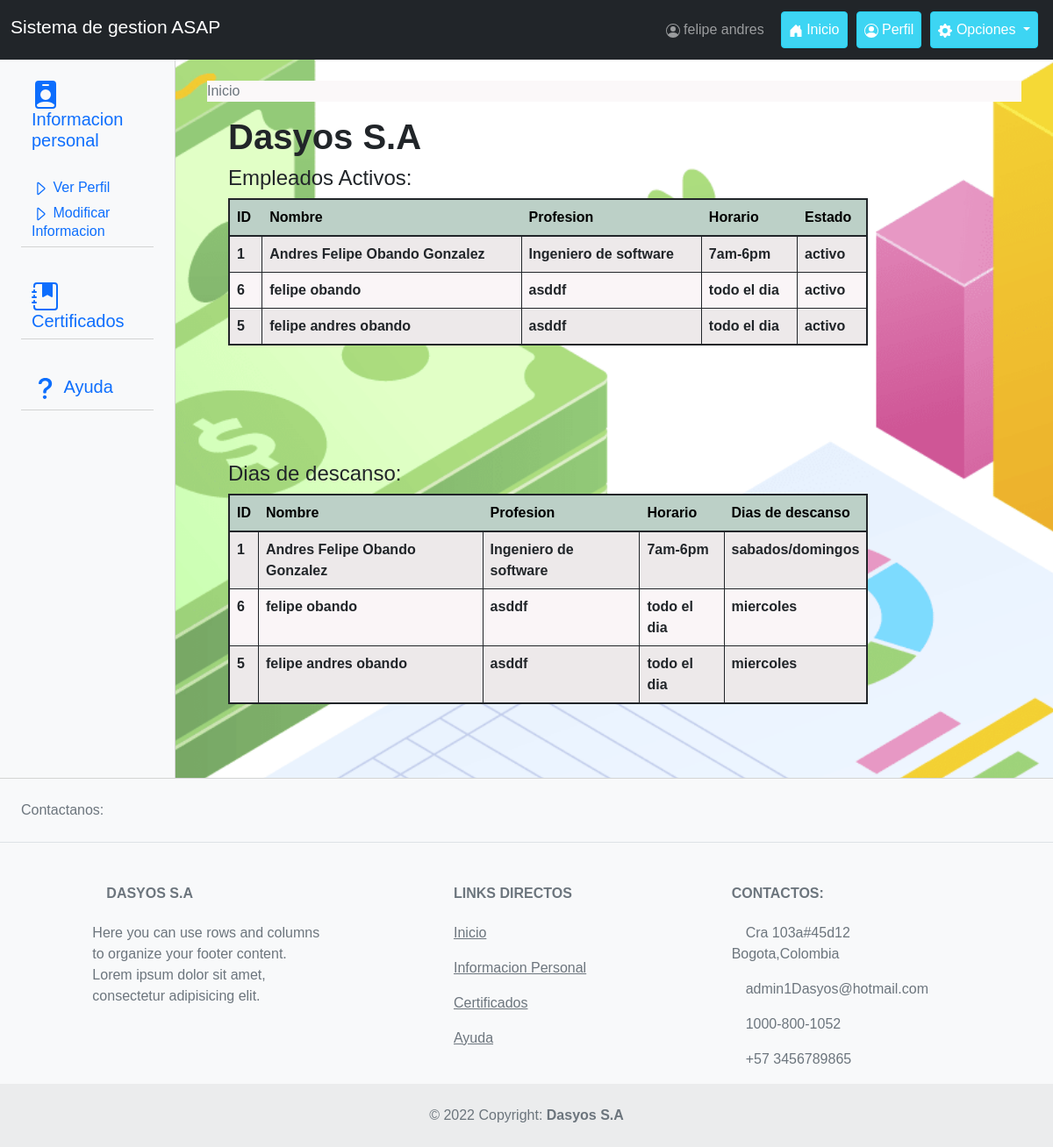
The app's page /usuario/Vista/index.php (signed in) with its own data.
### tables this page shows
CREATE TABLE `empleado` (
  `id_empleado` int(11) NOT NULL AUTO_INCREMENT,
  `Nombre_emp` varchar(30) NOT NULL,
  `Apellido_emp` varchar(30) NOT NULL,
  `Documento_emp` varchar(15) NOT NULL,
  `Edad_emp` int(11) NOT NULL,
  `Salario_emp` int(11) NOT NULL,
  `Direccion_emp` varchar(30) NOT NULL,
  `Correo_emp` varchar(30) NOT NULL,
  `Telefono_emp` varchar(15) NOT NULL,
  `Horario_emp` varchar(20) NOT NULL,
  `Estado_emp` enum('activo','inactivo') NOT NULL,
  `Cargo_emp` varchar(40) NOT NULL,
  `Area_emp` varchar(20) NOT NULL,
  `Funciones_emp` text NOT NULL,
  `Profesion_emp` text NOT NULL,
  `Diasdes_emp` varchar(30) NOT NULL,
  `Contraseña_usuario` varchar(20) NOT NULL,
  `NivelEducativo_emp` varchar(50) NOT NULL,
  `FechaAfiliacion_emp` date NOT NULL,
  `Admin` enum('si','no') NOT NULL,
  PRIMARY KEY (`id_empleado`),
  UNIQUE KEY `Documento_emp` (`Documento_emp`)
);

### usuario/Vista/index.php (the view, shortened to what this page needs)
<?php
$objCon = Conexion();
$sql = "select * from empleado where Documento_emp='$_SESSION[user]'";
$res = $objCon->query($sql);
$emp = $res->fetch_object();
?>
<!DOCTYPE html>
<html lang="es">
<head>
	<link href="../../css/Estilos.css" rel="stylesheet" type="text/css">
	<link href="https://cdn.jsdelivr.net/npm/bootstrap@5.1.3/dist/css/bootstrap.min.css" rel="stylesheet">
</head>
<body>
	<header>
		<nav class="navbar navbar-expand-lg navbar-dark static-top bg-dark">
			<div class="container-fluid">
				<div class="navbar-header">
					<a id="Barra" href="#" class="navbar-brand me-auto">
						<h4><small>Sistema de gestion ASAP</small></h4>
					</a>
				</div>
				<div class="collapse navbar-collapse justify-content-end" id="navbr">
					<ul class="nav navbar-nav">
						<li class="nav-item">
							<a href="perfil.php" class="btn btn-default boton nav-link">
								<span>
								</span>
								<?php echo $emp->Nombre_emp ?>
							</a>
						</li>
						<li class="nav-item">
							<a href="#" class="btn btn-info boton nav-link active">
								<span>
								</span>
								Inicio
							</a>
						</li>
						<li class="nav-item">
							<a href="perfil.php" class="btn btn-info boton nav-link active">
								<span>
								</span>
								Perfil
							</a>
						</li>
						<li class="nav-item dropdown">
							<a href="#" class="btn btn-info boton nav-link dropdown-toggle active" data-bs-toggle="dropdown">
								<span>
								</span>
								Opciones
							</a>
						</li>
					</ul>
				</div>
			</div>
		</nav>
	</header>
	<section class="container-fluid bg-light">
		<div class="main row">
			<aside class="col-xs-12 col-sm-2 col-md-3 col-lg-3 col-xl-2" style="border-right:1px solid #D3D4D3">
				<div class="container-fluid">
					<div class="row">
						<div class="mb-3 d-none d-md-block" style="border-bottom:1px solid #D3D4D3">
							<br />
							<a href="#seccion" class="links" style="padding:0px;" data-bs-toggle="collapse">
								<h5>
									<span>
									</span>
									Informacion personal
								</h5>
							</a>
							<div class="collapse show" id="seccion">
								<br />
								<div class="card card-body bg-light" style="border:0px;padding:0px;">
									<h6><a href="perfil.php" class="links">
											<span>
												<svg xmlns="http://www.w3.org/2000/svg" width="20" height="20" fill="currentColor" class="bi bi-caret-right" viewBox="0 0 16 16">
													<path d="M6 12.796V3.204L11.481 8 6 12.796zm.659.753 5.48-4.796a1 1 0 0 0 0-1.506L6.66 2.451C6.011 1.885 5 2.345 5 3.204v9.592a1 1 0 0 0 1.659.753z" />
												</svg>
											</span>
											Ver Perfil
										</a></h6>
									<h6><a href="perfil_mod.php" class="links">
											<span>
												<svg xmlns="http://www.w3.org/2000/svg" width="20" height="20" fill="currentColor" class="bi bi-caret-right" viewBox="0 0 16 16">
													<path d="M6 12.796V3.204L11.481 8 6 12.796zm.659.753 5.48-4.796a1 1 0 0 0 0-1.506L6.66 2.451C6.011 1.885 5 2.345 5 3.204v9.592a1 1 0 0 0 1.659.753z" />
												</svg>
											</span>
											Modificar Informacion
										</a></h6>
								</div>
							</div>
						</div>
						<div class="mb-3 d-none d-md-block" style="border-bottom:1px solid #D3D4D3">
							<br />
							<a href="#seccion2" class="links" style="padding:0px;" data-bs-toggle="collapse">
								<h5>
									Certificados
								</h5>
							</a>
						</div>
						<div class="mb-3 d-none d-md-block" style="border-bottom:1px solid #D3D4D3">
							<br />
							<a href="#seccion3" class="links" style="padding:0px;" data-bs-toggle="collapse">
								<h5>
									<span>
									</span>
									Ayuda
								</h5>
							</a>
						</div>
						<div class="d-none d-sm-block">
							<br /><br /><br /><br /><br /><br /><br /><br /><br />
						</div>
						<br />
					</div>
				</div>
			</aside>
			<article class="col-xs-12 col-sm-10 col-md-9 col-lg-9 col-xl-10" id="fondoCentral">
				<div class="container-fluid">
					<br />
					<nav style="background:#FBF8F9;" aria-label="breadcrumb">
						<ol class="breadcrumb">
							<li class="breadcrumb-item active" aria-current="page">Inicio</li>
						</ol>
					</nav>
					<div class="container">
						<h1 id="h1Inicio"><strong>Dasyos S.A</strong></h1>
						<h4>Empleados Activos:</h4>
						<div class="row">
							<div class="table-responsive col-xs-10 offset-xs-1 col-lg-10  col-xl-10 scrol">
								<table class="table table-striped table-bordered table-hover" style="border:2px solid;">
									<thead>
										<tr class="table-active table-success">
											<th class="col-xs-4">ID</th>
											<th class="col-xs-4">Nombre</th>
											<th class="col-xs-4">Profesion</th>
											<th class="col-xs-4">Horario</th>
											<th class="col-xs-4">Estado</th>
										</tr>
									</thead>
									<tbody style="background:#FAF5F7;">
										<?php
										$sql2 = $objCon->prepare("select id_empleado,Nombre_emp,Apellido_emp,Profesion_emp,Horario_emp,Estado_emp from empleado where Estado_emp='activo' order by Nombre_emp");
										$sql2->execute();
										$res2 = $sql2->get_result();
										while ($emp = $res2->fetch_object()) {
										?>
											<tr>
												<td class="col-xs-4"><?php echo $emp->id_empleado ?></td>
												<td class="col-xs-4"><?php echo $emp->Nombre_emp . " " . $emp->Apellido_emp ?></td>
												<td class="col-xs-4"><?php echo $emp->Profesion_emp ?></td>
												<td class="col-xs-4"><?php echo $emp->Horario_emp ?></td>
												<td class="col-xs-4"><?php echo $emp->Estado_emp ?></td>
											</tr>
										<?php
										}
										?>
									</tbody>
								</table>
							</div>
						</div>
						<h4>Dias de descanso:</h4>
						<div class="row">
							<div class="table-responsive col-xs-10 offset-xs-1 col-lg-10 col-xl-10 scrol">
								<table class="table table-striped table-bordered table-hover" style="border:2px solid;">
									<thead>
										<tr class="table-active table-success">
											<th class="col-xs-4">ID</th>
											<th class="col-xs-4">Nombre</th>
											<th class="col-xs-4">Profesion</th>
											<th class="col-xs-4">Horario</th>
											<th class="col-xs-4">Dias de descanso</th>
										</tr>
									</thead>
									<tbody style="background:#FAF5F7;">
										<?php
										$sql3 = $objCon->prepare("select id_empleado,Nombre_emp,Apellido_emp,Profesion_emp,Horario_emp,Diasdes_emp from empleado order by Nombre_emp");
										$sql3->execute();
										$res3 = $sql3->get_result();
										while ($emp2 = $res3->fetch_object()) {
										?>
											<tr>
												<td class="col-xs-4"><?php echo $emp2->id_empleado ?></td>
												<td class="col-xs-4"><?php echo $emp2->Nombre_emp . " " . $emp2->Apellido_emp ?></td>
												<td class="col-xs-4"><?php echo $emp2->Profesion_emp ?></td>
												<td class="col-xs-4"><?php echo $emp2->Horario_emp ?></td>
												<td class="col-xs-4"><?php echo $emp2->Diasdes_emp ?></td>
											</tr>
										<?php
										}
										?>
									</tbody>
								</table>
							</div>
						</div>
					</div>
					<br />
				</div>
			</article>
		</div>
	</section>
	<footer class="text-center text-lg-start bg-light text-muted col-xs-12" style="border-top:1px solid #D3D4D3;">
		<section class="d-flex justify-content-center justify-content-lg-between p-4 border-bottom">
			<div class="me-5 d-none d-lg-block">
				<span>Contactanos:</span>
			</div>
		</section>
		<section class="">
			<div class="container text-center text-md-start mt-5">
				<div class="row mt-3">
					<div class="col-md-3 col-lg-4 col-xl-3 mx-auto mb-4">
						<h6 class="text-uppercase fw-bold mb-4">
							<i class="fas fa-gem me-3"></i>Dasyos S.A
						</h6>
						<p>
							Here you can use rows and columns to organize your footer content. Lorem ipsum
							dolor sit amet, consectetur adipisicing elit.
						</p>
					</div>
					<div class="col-md-3 col-lg-2 col-xl-2 mx-auto mb-4">
						<h6 class="text-uppercase fw-bold mb-4">
							Links directos
						</h6>
						<p>
							<a href="index.php" class="text-reset">Inicio</a>
						</p>
						<p>
							<a href="perfil.php" class="text-reset">Informacion Personal</a>
						</p>
						<p>
							<a href="archivos.php" class="text-reset">Certificados</a>
						</p>
						<p>
							<a href="manual.php" class="text-reset">Ayuda</a>
						</p>
					</div>
					<div class="col-md-4 col-lg-3 col-xl-3 mx-auto mb-md-0 mb-4">
						<h6 class="text-uppercase fw-bold mb-4">
							Contactos:
						</h6>
						<p>
							<i class="fas fa-home me-3"></i>Cra 103a#45d12 Bogota,Colombia
						</p>
						<p>
							<i class="fas fa-envelope me-3"></i>admin1Dasyos@hotmail.com
						</p>
						<p><i class="fas fa-phone me-3"></i>1000-800-1052</p>
						<p><i class="fas fa-print me-3"></i>+57 3456789865</p>
					</div>
				</div>
			</div>
		</section>
		<div class="text-center p-4" style="background-color: rgba(0, 0, 0, 0.05);">
			© 2022 Copyright:
			<strong>Dasyos S.A</strong>
		</div>
	</footer>
</body>
</html>

### css/Estilos.css (style rules this page uses)
* { font-family:Arial,helvetica,verdana; }
body { background-image:url("../img/Borroso.jpg"); background-size: cover; background-position: center center; background-attachment: fixed; }
body:before { content: ""; position: absolute; height: 20%; width: 20%; background-image:url("../img/Borroso.jpg"); filter:blur(40px); z-index: -1; -webkit-transform: scale(5); -webkit-transform-origin: top left; }
.boton { margin:5px; }
.links { text-decoration:none; font-family:Arial,helvetica,verdana; }
h1 { font-family:Arial,helvetica,verdana; }
h4 { font-family:Arial,helvetica,verdana; }
h5 { font-family:Arial,helvetica,verdana; }
h6 { font-family:Arial,helvetica,verdana; }
#h1Inicio { font-family:Cursive; }
#fondoCentral { background-image:url("../img/fondo1.jpg"); background-size: cover; background-position: center center; background-attachment: fixed; }
table { font-weight:bold; }
.scrol { overflow:scroll; height:300px; }

### records on screen
empleado: Nombre_emp "felipe andres", id_empleado "5", Apellido_emp "obando", Profesion_emp "asddf", Horario_emp "todo el dia", Estado_emp "activo", Diasdes_emp "miercoles"
empleado: id_empleado "1", Nombre_emp "Andres Felipe", Apellido_emp "Obando Gonzalez", Profesion_emp "Ingeniero de software", Horario_emp "7am-6pm", Estado_emp "activo", Diasdes_emp "sabados/domingos"
empleado: id_empleado "6", Nombre_emp "felipe", Apellido_emp "obando", Profesion_emp "asddf", Horario_emp "todo el dia", Estado_emp "activo", Diasdes_emp "miercoles"
